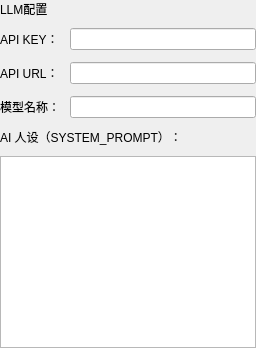
         <widget class="QWidget" name="page_llm">
          <layout class="QVBoxLayout" name="verticalLayout_llm">
           <property name="spacing">
            <number>10</number>
           </property>
           <property name="leftMargin">
            <number>0</number>
           </property>
           <property name="topMargin">
            <number>0</number>
           </property>
           <property name="rightMargin">
            <number>0</number>
           </property>
           <property name="bottomMargin">
            <number>0</number>
           </property>
           <item>
            <widget class="QLabel" name="label_title_llm">
             <property name="text">
              <string>LLM配置</string>
             </property>
            </widget>
           </item>
           <item>
            <layout class="QFormLayout" name="formLayout_llm">
             <property name="verticalSpacing">
              <number>12</number>
             </property>
             <item row="0" column="0">
              <widget class="QLabel" name="label_key">
               <property name="text">
                <string>API KEY：</string>
               </property>
              </widget>
             </item>
             <item row="0" column="1">
              <widget class="QLineEdit" name="ed_key">
               <property name="echoMode">
                <enum>QLineEdit::Password</enum>
               </property>
              </widget>
             </item>
             <item row="1" column="0">
              <widget class="QLabel" name="label_url">
               <property name="text">
                <string>API URL：</string>
               </property>
              </widget>
             </item>
             <item row="1" column="1">
              <widget class="QLineEdit" name="ed_url"/>
             </item>
             <item row="2" column="0">
              <widget class="QLabel" name="label_model">
               <property name="text">
                <string>模型名称：</string>
               </property>
              </widget>
             </item>
             <item row="2" column="1">
              <widget class="QLineEdit" name="ed_model"/>
             </item>
            </layout>
           </item>
           <item>
            <widget class="QLabel" name="label_prompt">
             <property name="text">
              <string>AI 人设（SYSTEM_PROMPT）：</string>
             </property>
            </widget>
           </item>
           <item>
            <widget class="QTextEdit" name="ed_prompt"/>
           </item>
          </layout>
         </widget>
